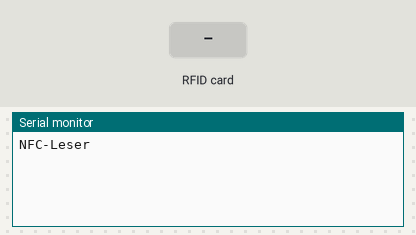
Bench run of a sketch on a simulated ESP8266 (NodeMCU). On the bench: the last lines printed to the serial monitor. Inputs (shaded band) come from the test bench. WiFi joins after 1.5 s; servers stay silent unless stated; no MQTT or app messages arrive unless stated.

Above: at 1.2 s.
1.3 s: RFID card 5E 7A 19 C4 held to the reader
At 1.7 s:
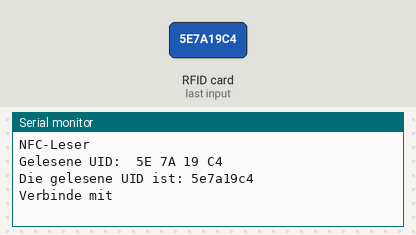
At 2.2 s:
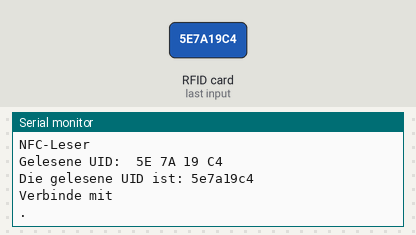

Measured:
- after the input at 1.3 s, the serial monitor: prints a new line at once (image 1)

The sketch:

ReadUID.ino
```cpp
/*
 * Pin–Verbindungen
 * --------------------------------------------------------------------------------------------------------
 *             MFRC522      ESP8266   ESP32
 *             Reader/PCD
 * Signal      Pin          Pin/GPIO   Pin
 * --------------------------------------------------------------------------------------------------------
 * RST/Reset   RST          D3/0       22
 * SPI SS      SDA(SS)      D8/15      21
 * SPI MOSI    MOSI         D7/13      23
 * SPI MISO    MISO         D6/12      19
 * SPI SCK     SCK          D5/14      18
 */

#include <SPI.h>
#include <MFRC522.h>

#ifdef ESP8266 //Konfiguration für den ESP8266
#include <ESP8266WiFi.h>
#define RST_PIN   0
#define SS_PIN    15
#elif defined ESP32 //Konfiguration für den ESP32
#include <WiFi.h>
#define RST_PIN   22
#define SS_PIN    21
#endif
#include <PubSubClient.h>

MFRC522 mfrc522(SS_PIN, RST_PIN);   // Instanz des MFRC522 erzeugen

//Wifi Setup
const char* ssid     = ""; //SSID einfügen
const char* password = ""; //Kennwort einfügen

//MQTT Setup
const char* mqttServer = ""; //IP Adresse des MQTT Server
const int mqttPort = 1883; //Port des MQTT Server
const char* mqttUser = ""; //Benutzername des MQTT Servers
const char* mqttPassword = ""; //MQTT Passwort

const char* mqttTopic = ""; //MQTT Topic
const char* mqttClientName = ""; //MQTT Client Name


void setup() {
  // Diese Funktion wird einmalig beim Start ausgeführt
  Serial.begin(115200);  // Serielle Kommunikation mit dem PC initialisieren
  Serial.println("NFC-Leser");
  SPI.begin();         // Initialisiere SPI Kommunikation
  mfrc522.PCD_Init();  // Initialisiere MFRC522 Lesemodul
}
  WiFiClient client;
  PubSubClient mqttclient(client);


String printHex(byte *buffer, byte bufferSize) {
  String id = "";
  for (byte i = 0; i < bufferSize; i++) {
    id += buffer[i] < 0x10 ? "0" : "";
    id += String(buffer[i], HEX);
  }
  return id;
}

void loop() {
  // Diese Funktion wird in einer Endlosschleife ausgeführt.
  // Nur wenn einfolgreich eine Karte gelesen werden konnte, wird die IF Anweisung ausgeführt
  if (mfrc522.PICC_IsNewCardPresent() && mfrc522.PICC_ReadCardSerial() ) {
    Serial.print("Gelesene UID: ");
    for (byte i = 0; i < mfrc522.uid.size; i++) {

      Serial.print(mfrc522.uid.uidByte[i] < 0x10 ? " 0" : " ");
      Serial.print(mfrc522.uid.uidByte[i], HEX);
    }
    Serial.println();
    Serial.println("Die gelesene UID ist: " + printHex(mfrc522.uid.uidByte, mfrc522.uid.size));
    String CardID=printHex(mfrc522.uid.uidByte, mfrc522.uid.size);
    Serial.println();

 //Verbindung mit dem Wlan herstellen
  // Verbindung öffnen

    Serial.println();
    Serial.println();
    Serial.print("Verbinde mit ");
    Serial.println(ssid);

    WiFi.begin(ssid, password);

    while (WiFi.status() != WL_CONNECTED) {
        delay(500);
        Serial.print(".");
    }

    Serial.println("");
    Serial.println("WLAN verbunden");
    Serial.println("IP-Addresse: ");
    Serial.println(WiFi.localIP());

    // Sendung mqtt Nachricht

    mqttclient.setServer(mqttServer, mqttPort);
    while (!client.connected()) {
      Serial.println("Verbinde mit MQTT...");

    if (mqttclient.connect(mqttClientName, mqttUser, mqttPassword )) {

      Serial.println("verbunden");

    } else {

      Serial.print("MQTT-Verbindung fehlgeschlagen. Status: ");
      Serial.println(mqttclient.state());
      delay(2000);

    }

    }
    mqttclient.publish(mqttTopic, (char*) CardID.c_str());
    Serial.println(F("\n**MQTT-Nachricht gesendet**\n"));

    mfrc522.PICC_HaltA();
    delay(1000);
  }
}
```
